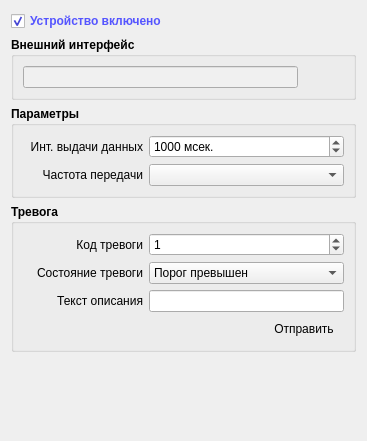
             <widget class="QWidget" name="page_2">
              <property name="geometry">
               <rect>
                <x>0</x>
                <y>0</y>
                <width>367</width>
                <height>441</height>
               </rect>
              </property>
              <attribute name="label">
               <string>Параметры устройства</string>
              </attribute>
              <layout class="QVBoxLayout" name="verticalLayout_18">
               <item>
                <widget class="QCheckBox" name="checkNAVTEXEnabled">
                 <property name="minimumSize">
                  <size>
                   <width>0</width>
                   <height>20</height>
                  </size>
                 </property>
                 <property name="font">
                  <font>
                   <weight>75</weight>
                   <bold>true</bold>
                  </font>
                 </property>
                 <property name="styleSheet">
                  <string notr="true">color: rgb(85, 85, 255);</string>
                 </property>
                 <property name="text">
                  <string>Устройство включено</string>
                 </property>
                 <property name="checked">
                  <bool>true</bool>
                 </property>
                </widget>
               </item>
               <item>
                <widget class="QGroupBox" name="gbInterfaceNAVTEX">
                 <property name="font">
                  <font>
                   <weight>75</weight>
                   <bold>true</bold>
                  </font>
                 </property>
                 <property name="title">
                  <string>Внешний интерфейс</string>
                 </property>
                 <layout class="QHBoxLayout" name="horizontalLayout_14">
                  <item>
                   <widget class="QLineEdit" name="editNAVTEXSerialInterface">
                    <property name="sizePolicy">
                     <sizepolicy hsizetype="Expanding" vsizetype="Minimum">
                      <horstretch>0</horstretch>
                      <verstretch>0</verstretch>
                     </sizepolicy>
                    </property>
                    <property name="font">
                     <font>
                      <weight>50</weight>
                      <bold>false</bold>
                     </font>
                    </property>
                    <property name="styleSheet">
                     <string notr="true">background-color: rgb(240, 240, 240);
color: rgb(0, 0, 127);</string>
                    </property>
                    <property name="readOnly">
                     <bool>true</bool>
                    </property>
                   </widget>
                  </item>
                  <item>
                   <widget class="QPushButton" name="bnNAVTEXEditSerialParams">
                    <property name="sizePolicy">
                     <sizepolicy hsizetype="Fixed" vsizetype="Fixed">
                      <horstretch>0</horstretch>
                      <verstretch>0</verstretch>
                     </sizepolicy>
                    </property>
                    <property name="text">
                     <string/>
                    </property>
                    <property name="icon">
                     <iconset resource="res.qrc">
                      <normaloff>:/buttons/Icons/Gears.ico</normaloff>:/buttons/Icons/Gears.ico</iconset>
                    </property>
                    <property name="flat">
                     <bool>true</bool>
                    </property>
                   </widget>
                  </item>
                 </layout>
                </widget>
               </item>
               <item>
                <widget class="QGroupBox" name="gbNAVTEXParams">
                 <property name="font">
                  <font>
                   <weight>75</weight>
                   <bold>true</bold>
                  </font>
                 </property>
                 <property name="title">
                  <string>Параметры</string>
                 </property>
                 <property name="flat">
                  <bool>false</bool>
                 </property>
                 <layout class="QVBoxLayout" name="verticalLayout_14">
                  <item>
                   <layout class="QHBoxLayout" name="horizontalLayout_23">
                    <item>
                     <widget class="QLabel" name="label_21">
                      <property name="minimumSize">
                       <size>
                        <width>120</width>
                        <height>0</height>
                       </size>
                      </property>
                      <property name="maximumSize">
                       <size>
                        <width>60</width>
                        <height>16777215</height>
                       </size>
                      </property>
                      <property name="font">
                       <font>
                        <weight>50</weight>
                        <bold>false</bold>
                       </font>
                      </property>
                      <property name="text">
                       <string>Инт. выдачи данных</string>
                      </property>
                      <property name="alignment">
                       <set>Qt::AlignRight|Qt::AlignTrailing|Qt::AlignVCenter</set>
                      </property>
                     </widget>
                    </item>
                    <item>
                     <widget class="QSpinBox" name="spinNAVTEXUploadInterval">
                      <property name="sizePolicy">
                       <sizepolicy hsizetype="Preferred" vsizetype="Fixed">
                        <horstretch>0</horstretch>
                        <verstretch>0</verstretch>
                       </sizepolicy>
                      </property>
                      <property name="font">
                       <font>
                        <weight>50</weight>
                        <bold>false</bold>
                       </font>
                      </property>
                      <property name="suffix">
                       <string> мсек.</string>
                      </property>
                      <property name="maximum">
                       <number>10000</number>
                      </property>
                      <property name="value">
                       <number>1000</number>
                      </property>
                     </widget>
                    </item>
                   </layout>
                  </item>
                  <item>
                   <layout class="QHBoxLayout" name="horizontalLayout_16">
                    <item>
                     <widget class="QLabel" name="label_20">
                      <property name="minimumSize">
                       <size>
                        <width>120</width>
                        <height>0</height>
                       </size>
                      </property>
                      <property name="maximumSize">
                       <size>
                        <width>60</width>
                        <height>16777215</height>
                       </size>
                      </property>
                      <property name="font">
                       <font>
                        <weight>50</weight>
                        <bold>false</bold>
                       </font>
                      </property>
                      <property name="text">
                       <string>Частота передачи</string>
                      </property>
                      <property name="alignment">
                       <set>Qt::AlignRight|Qt::AlignTrailing|Qt::AlignVCenter</set>
                      </property>
                     </widget>
                    </item>
                    <item>
                     <widget class="QComboBox" name="cbNAVTEXReceiveFrequency">
                      <property name="sizePolicy">
                       <sizepolicy hsizetype="Preferred" vsizetype="Fixed">
                        <horstretch>0</horstretch>
                        <verstretch>0</verstretch>
                       </sizepolicy>
                      </property>
                      <property name="font">
                       <font>
                        <weight>50</weight>
                        <bold>false</bold>
                       </font>
                      </property>
                     </widget>
                    </item>
                   </layout>
                  </item>
                 </layout>
                </widget>
               </item>
               <item>
                <widget class="QGroupBox" name="groupBox">
                 <property name="font">
                  <font>
                   <weight>75</weight>
                   <bold>true</bold>
                  </font>
                 </property>
                 <property name="title">
                  <string>Тревога</string>
                 </property>
                 <layout class="QVBoxLayout" name="verticalLayout_2">
                  <item>
                   <layout class="QHBoxLayout" name="horizontalLayout_17">
                    <item>
                     <widget class="QLabel" name="label_15">
                      <property name="minimumSize">
                       <size>
                        <width>120</width>
                        <height>0</height>
                       </size>
                      </property>
                      <property name="maximumSize">
                       <size>
                        <width>60</width>
                        <height>16777215</height>
                       </size>
                      </property>
                      <property name="font">
                       <font>
                        <weight>50</weight>
                        <bold>false</bold>
                       </font>
                      </property>
                      <property name="text">
                       <string>Код тревоги</string>
                      </property>
                      <property name="alignment">
                       <set>Qt::AlignRight|Qt::AlignTrailing|Qt::AlignVCenter</set>
                      </property>
                     </widget>
                    </item>
                    <item>
                     <widget class="QSpinBox" name="spinNAVTEXAlarmId">
                      <property name="sizePolicy">
                       <sizepolicy hsizetype="Preferred" vsizetype="Fixed">
                        <horstretch>0</horstretch>
                        <verstretch>0</verstretch>
                       </sizepolicy>
                      </property>
                      <property name="font">
                       <font>
                        <weight>50</weight>
                        <bold>false</bold>
                       </font>
                      </property>
                      <property name="suffix">
                       <string/>
                      </property>
                      <property name="maximum">
                       <number>10000</number>
                      </property>
                      <property name="value">
                       <number>1</number>
                      </property>
                     </widget>
                    </item>
                   </layout>
                  </item>
                  <item>
                   <layout class="QHBoxLayout" name="horizontalLayout_15">
                    <item>
                     <widget class="QLabel" name="label_14">
                      <property name="minimumSize">
                       <size>
                        <width>120</width>
                        <height>0</height>
                       </size>
                      </property>
                      <property name="maximumSize">
                       <size>
                        <width>60</width>
                        <height>16777215</height>
                       </size>
                      </property>
                      <property name="font">
                       <font>
                        <weight>50</weight>
                        <bold>false</bold>
                       </font>
                      </property>
                      <property name="text">
                       <string>Состояние тревоги</string>
                      </property>
                      <property name="alignment">
                       <set>Qt::AlignRight|Qt::AlignTrailing|Qt::AlignVCenter</set>
                      </property>
                     </widget>
                    </item>
                    <item>
                     <widget class="QComboBox" name="cbNAVTEXAlarmState">
                      <property name="sizePolicy">
                       <sizepolicy hsizetype="Preferred" vsizetype="Fixed">
                        <horstretch>0</horstretch>
                        <verstretch>0</verstretch>
                       </sizepolicy>
                      </property>
                      <property name="font">
                       <font>
                        <weight>50</weight>
                        <bold>false</bold>
                       </font>
                      </property>
                      <item>
                       <property name="text">
                        <string>Порог превышен</string>
                       </property>
                      </item>
                      <item>
                       <property name="text">
                        <string>Порог не превышен</string>
                       </property>
                      </item>
                     </widget>
                    </item>
                   </layout>
                  </item>
                  <item>
                   <layout class="QHBoxLayout" name="horizontalLayout_18">
                    <item>
                     <widget class="QLabel" name="label_16">
                      <property name="minimumSize">
                       <size>
                        <width>120</width>
                        <height>0</height>
                       </size>
                      </property>
                      <property name="maximumSize">
                       <size>
                        <width>60</width>
                        <height>16777215</height>
                       </size>
                      </property>
                      <property name="font">
                       <font>
                        <weight>50</weight>
                        <bold>false</bold>
                       </font>
                      </property>
                      <property name="text">
                       <string>Текст описания</string>
                      </property>
                      <property name="alignment">
                       <set>Qt::AlignRight|Qt::AlignTrailing|Qt::AlignVCenter</set>
                      </property>
                     </widget>
                    </item>
                    <item>
                     <widget class="QLineEdit" name="editNAVTEXAlarmMessageText">
                      <property name="sizePolicy">
                       <sizepolicy hsizetype="Preferred" vsizetype="Fixed">
                        <horstretch>0</horstretch>
                        <verstretch>0</verstretch>
                       </sizepolicy>
                      </property>
                      <property name="font">
                       <font>
                        <weight>50</weight>
                        <bold>false</bold>
                       </font>
                      </property>
                      <property name="readOnly">
                       <bool>false</bool>
                      </property>
                     </widget>
                    </item>
                   </layout>
                  </item>
                  <item>
                   <layout class="QHBoxLayout" name="horizontalLayout_30">
                    <item>
                     <spacer name="horizontalSpacer_6">
                      <property name="orientation">
                       <enum>Qt::Horizontal</enum>
                      </property>
                      <property name="sizeHint" stdset="0">
                       <size>
                        <width>40</width>
                        <height>20</height>
                       </size>
                      </property>
                     </spacer>
                    </item>
                    <item>
                     <widget class="QPushButton" name="bnNAVTEXAlarmSend">
                      <property name="sizePolicy">
                       <sizepolicy hsizetype="Preferred" vsizetype="Fixed">
                        <horstretch>0</horstretch>
                        <verstretch>0</verstretch>
                       </sizepolicy>
                      </property>
                      <property name="font">
                       <font>
                        <weight>50</weight>
                        <bold>false</bold>
                       </font>
                      </property>
                      <property name="text">
                       <string>Отправить</string>
                      </property>
                      <property name="icon">
                       <iconset resource="res.qrc">
                        <normaloff>:/alarm/Icons/bell.png</normaloff>:/alarm/Icons/bell.png</iconset>
                      </property>
                      <property name="flat">
                       <bool>true</bool>
                      </property>
                     </widget>
                    </item>
                   </layout>
                  </item>
                 </layout>
                </widget>
               </item>
               <item>
                <spacer name="verticalSpacer_4">
                 <property name="orientation">
                  <enum>Qt::Vertical</enum>
                 </property>
                 <property name="sizeHint" stdset="0">
                  <size>
                   <width>20</width>
                   <height>36</height>
                  </size>
                 </property>
                </spacer>
               </item>
              </layout>
             </widget>
